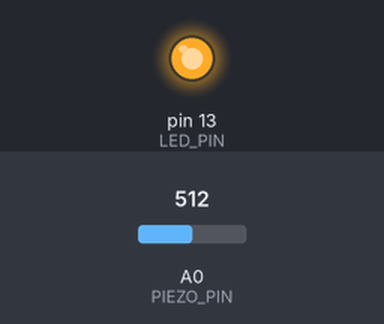
This sketch was run on a simulated Arduino Uno, built with avr-gcc and run on an emulated ATmega328P. On the bench: output pins drawn as LEDs (lit = HIGH). The test bench sets the inputs (shaded band); at power-on: A0 (PIEZO_PIN) = 512. What the sketch prints to the serial monitor is not drawn.

Above: at 4.9 s.
5.0 s: A0 (PIEZO_PIN) set to 416
8.9 s: A0 (PIEZO_PIN) set to 396
At 11.0 s:
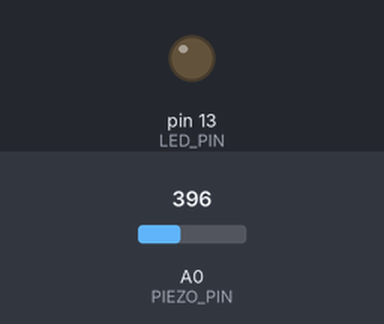
16.6 s: A0 (PIEZO_PIN) set to 511
At 20.1 s:
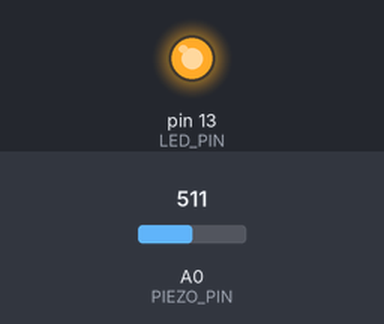
Timing chart, 0 to 21.6 s (numbered marks = the images above; inputs shaded):
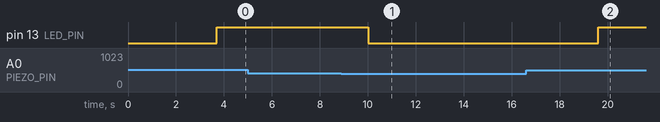

Measured:
- the behaviour switches between 410 and 409 on A0 (PIEZO_PIN) (found by bisection; images 0 and 1)
- after the input at 5.0 s, every drawn part: stays the same
- after the input at 8.9 s, pin 13 (LED_PIN): HIGH → LOW after 1.1 s
- after the input at 16.6 s, pin 13 (LED_PIN): LOW → HIGH after 3.0 s

The sketch:

arduino_example.ino
```cpp
/*
  Piezoelectric Energy Harvesting Monitor

  This Arduino sketch reads data from a piezoelectric sensor system
  and sends it to the dashboard via Serial/Bluetooth.

  Hardware Setup:
  - Piezo sensor connected to A0
  - LED connected to pin 13 (built-in LED)
  - Optional: HC-05/HC-06 Bluetooth module on TX/RX

  Author: Science Fair Project
  Date: November 2025
*/

// Configuration
const int PIEZO_PIN = A0;           // Analog pin for piezo sensor
const int LED_PIN = 13;             // LED indicator
const int BAUD_RATE = 115200;       // Fast serial communication (was 9600)
const int SAMPLE_RATE = 100;        // Send data every 100ms (10Hz) for smooth real-time
const float V_REF = 5.0;            // Arduino reference voltage
const int ADC_MAX = 1023;           // 10-bit ADC max value

// Calibration values (adjust based on your setup)
const float VOLTAGE_MULTIPLIER = 1.0;   // Voltage calibration factor
const float RESISTANCE = 1000.0;         // Load resistance in ohms

// Variables
int stepCount = 0;
float totalEnergy = 0.0;
unsigned long lastUpdate = 0;
unsigned long lastStepTime = 0;
bool ledState = false;

// Threshold for step detection
const float STEP_THRESHOLD = 2.0;  // Voltage threshold for detecting a press
const int DEBOUNCE_TIME = 100;     // Minimum time between steps (reduced for faster response)

void setup() {
  // Initialize serial communication
  Serial.begin(BAUD_RATE);

  // Initialize LED
  pinMode(LED_PIN, OUTPUT);
  digitalWrite(LED_PIN, LOW);

  // Set ADC reference to default (5V or 3.3V)
  analogReference(DEFAULT);

  // Wait for serial connection
  delay(1000);

  Serial.println("=================================");
  Serial.println("Piezoelectric Energy Monitor");
  Serial.println("Starting data transmission...");
  Serial.println("=================================");
}

void loop() {
  // Read piezoelectric sensor
  int rawValue = analogRead(PIEZO_PIN);
  float voltage = (rawValue / (float)ADC_MAX) * V_REF * VOLTAGE_MULTIPLIER;

  // Calculate instantaneous power (P = V²/R)
  float power = (voltage * voltage) / RESISTANCE;

  // Calculate energy increment (E = P × Δt)
  // Energy in joules = watts × seconds
  float deltaTime = SAMPLE_RATE / 1000.0;  // Convert ms to seconds
  float energyIncrement = power * deltaTime;
  totalEnergy += energyIncrement;

  // Detect steps (piezo press events)
  unsigned long currentTime = millis();
  if (voltage > STEP_THRESHOLD &&
      (currentTime - lastStepTime) > DEBOUNCE_TIME) {
    stepCount++;
    lastStepTime = currentTime;

    // Blink LED on step detection
    ledState = true;
    digitalWrite(LED_PIN, HIGH);
  }

  // Turn off LED after short duration (50ms for quick response)
  if (ledState && (currentTime - lastStepTime) > 50) {
    ledState = false;
    digitalWrite(LED_PIN, LOW);
  }

  // Send data at specified sample rate (100ms = 10 updates per second)
  if (currentTime - lastUpdate >= SAMPLE_RATE) {
    sendDataToSerial(voltage, totalEnergy, stepCount, power, ledState);
    lastUpdate = currentTime;
  }

  // Minimal delay to prevent ADC noise (reduced from 10ms to 5ms)
  delay(5);
}

void sendDataToSerial(float voltage, float energy, int steps, float power, bool led) {
  // Send data in the format expected by the dashboard
  // Format: "Key: Value" on each line

  Serial.print("Voltage: ");
  Serial.println(voltage, 2);  // 2 decimal places

  Serial.print("Energy: ");
  Serial.println(energy, 6);   // 6 decimal places for small values

  Serial.print("Steps: ");
  Serial.println(steps);

  Serial.print("Power: ");
  Serial.println(power, 5);    // 5 decimal places

  Serial.print("LED: ");
  Serial.println(led ? "ON" : "OFF");

  // Optional separator for clarity
  Serial.println("-------");
}

// Optional: Function to reset counters (call via serial command)
void resetCounters() {
  stepCount = 0;
  totalEnergy = 0.0;
  Serial.println("Counters reset!");
}

// Optional: Function to calibrate voltage reading
float calibrateVoltage(int rawValue) {
  // Add your calibration logic here
  // Example: compensate for voltage divider, amplifier gain, etc.
  float voltage = (rawValue / (float)ADC_MAX) * V_REF;
  voltage = voltage * VOLTAGE_MULTIPLIER;
  return voltage;
}
```
